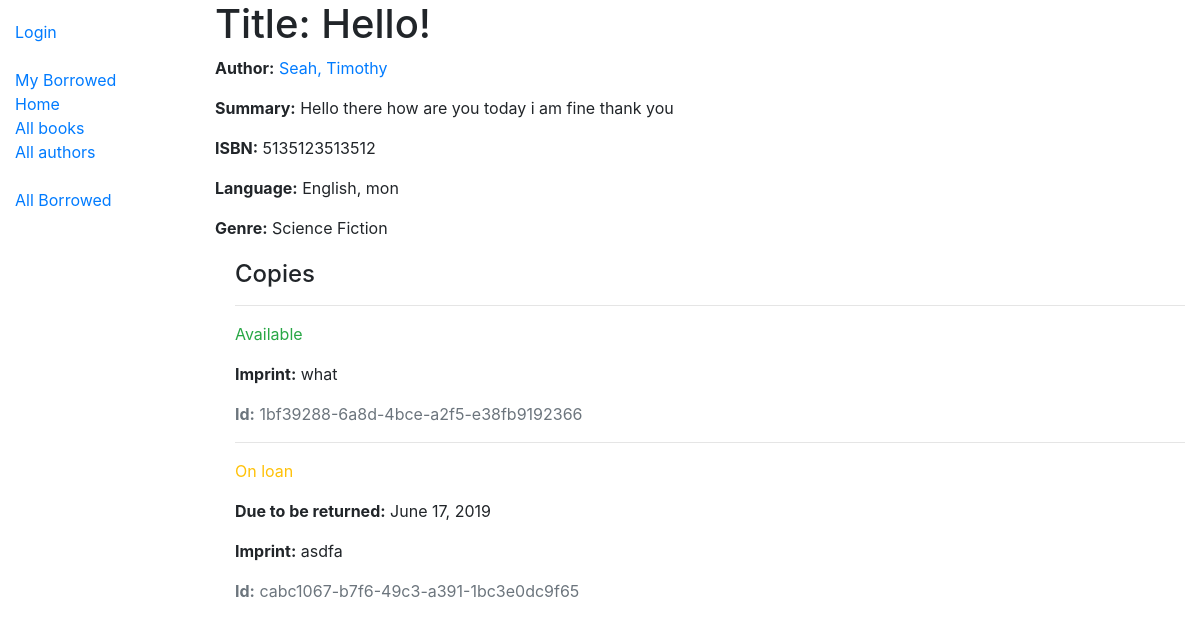
/catalog/book/1, run on the app's committed database.
### catalog/models.py (models this page shows, shortened)
class Book(models.Model):
    title = models.CharField(max_length=200)
    author = models.ForeignKey('Author', on_delete=models.SET_NULL, null=True)
    summary = models.TextField(
        max_length=1000, help_text='Enter a brief description of the book')
    isbn = models.CharField(
        'ISBN', max_length=13, help_text='13 Character <a href="https://www.isbn-international.org/content/what-isbn">ISBN number</a>')
    genre = models.ManyToManyField(
        Genre, help_text='Select a genre for this book')
    language = models.ForeignKey(
        'Language', on_delete=models.SET_NULL, null=True)
    def display_genre(self):
        """Create a string for the Genre. This is required to display genre in Admin."""
        return ', '.join(genre.name for genre in self.genre.all()[:3])
    display_genre.short_description = 'Genre'

class Author(models.Model):
    first_name = models.CharField(max_length=100)
    last_name = models.CharField(max_length=100)
    date_of_birth = models.DateField(null=True, blank=True)
    date_of_death = models.DateField('died', null=True, blank=True)
    class Meta:
        ordering = ['last_name', 'first_name']
    def __str__(self):
        return f'{self.last_name}, {self.first_name}'

class Language(models.Model):
    name = models.CharField(max_length=200,
                            help_text="Enter the book's natural language (e.g. English, French, Japanese etc.)")
    def __str__(self):
        return self.name

class Genre(models.Model):
    name = models.CharField(
        max_length=200, help_text='Enter a book genre (e.g. Science Fiction)')
    def __str__(self):
        return self.name

class BookInstance(models.Model):
    id = models.UUIDField(primary_key=True, default=uuid.uuid4,
                          help_text='Unique ID for this particular book across whole library')
    book = models.ForeignKey('Book', on_delete=models.SET_NULL, null=True)
    imprint = models.CharField(max_length=200)
    due_back = models.DateField(null=True, blank=True)
    borrower = models.ForeignKey(
        User, on_delete=models.SET_NULL, null=True, blank=True)
    LOAN_STATUS = (
        ('m', 'Maintenance'),
        ('o', 'On loan'),
        ('a', 'Available'),
        ('r', 'Reserved'),
    )
    status = models.CharField(
        max_length=1,
        choices=LOAN_STATUS,
        blank=True,
        default='m',
        help_text='Book availability',
    )
    class Meta:
        ordering = ['due_back']
        permissions = (("can_mark_returned", "Set book as returned"),)

### catalog/views.py (the view)
# urls.py: path('book/<int:pk>', views.BookDetailView.as_view(), name='book-detail'),
class BookDetailView(generic.DetailView):
    model = Book

### catalog/templates/catalog/book_detail.html (shortened to what this page needs)
{% extends "base_generic.html" %}
{% block content %}
<h1>Title: {{ book.title }}</h1>
<p><strong>Author:</strong> <a href="{% url 'author-detail' book.author.pk %}">{{ book.author }}</a></p>
<p><strong>Summary:</strong> {{ book.summary }}</p>
<p><strong>ISBN:</strong> {{ book.isbn }}</p>
<p><strong>Language:</strong> {{ book.language }}</p>
<p><strong>Genre:</strong> {% for genre in book.genre.all %} {{ genre }}{% endfor %}</p>
<div style="margin-left:20px;margin-top:20px">
    <h4>Copies</h4>
    {% for copy in book.bookinstance_set.all %}
    <hr>
    <p
        class="{% if copy.status == 'a' %}text-success{% elif copy.status == 'm' %}text-danger{% else %}text-warning{% endif %}">
        {{ copy.get_status_display }}</p>
    {% if copy.status != 'a' %}
    <p><strong>Due to be returned:</strong> {{copy.due_back}}</p>
    {% endif %}
    <p><strong>Imprint:</strong> {{copy.imprint}}</p>
    <p class="text-muted"><strong>Id:</strong> {{copy.id}}</p>
    {% endfor %}
</div>
{% endblock %}

### data on the page
Book: title "Hello!", author "Seah, Timothy", summary "Hello there how are you today i am fine thank you", isbn "5135123513512", language "English, mon"
Genre: name "Science Fiction"
BookInstance: status "Available", imprint "what", id "1bf39288-6a8d-4bce-a2f5-e38fb9192366"
BookInstance: status "On loan", due_back "June 17, 2019", imprint "asdfa", id "cabc1067-b7f6-49c3-a391-1bc3e0dc9f65"
